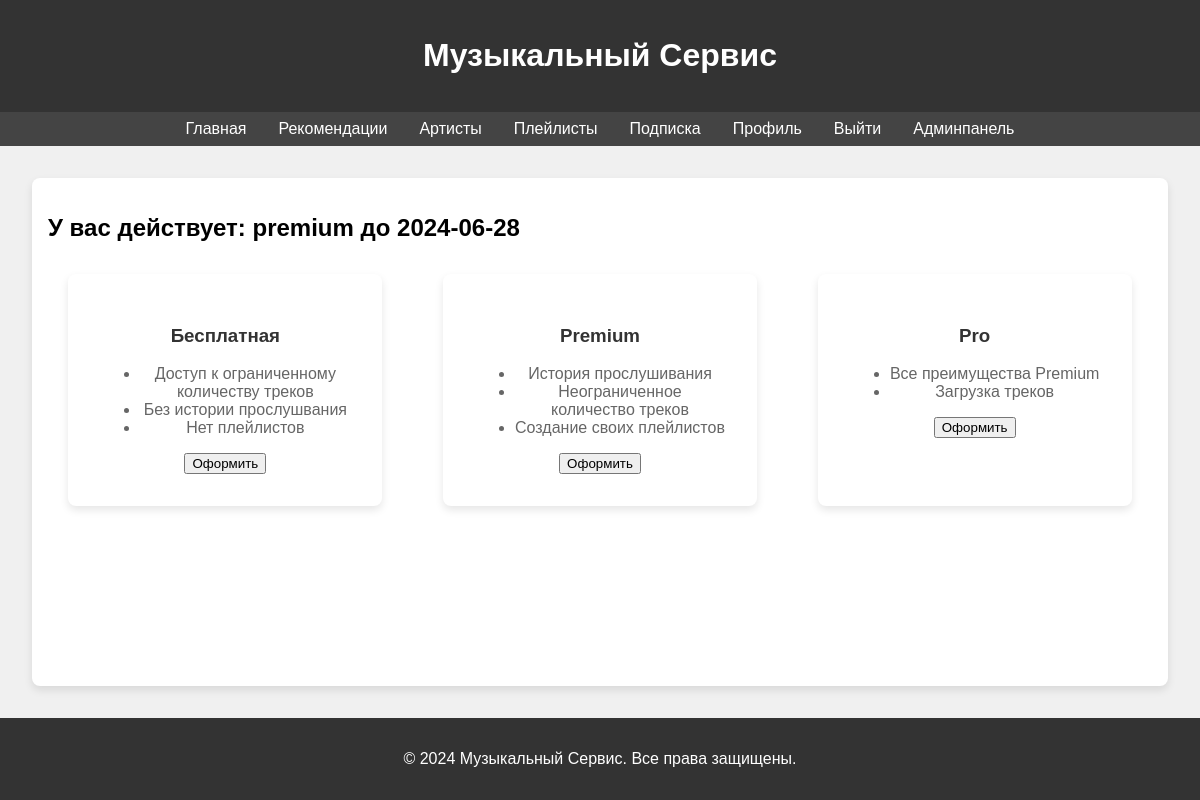
Page /subscription/ (signed in) on the earlier database version.
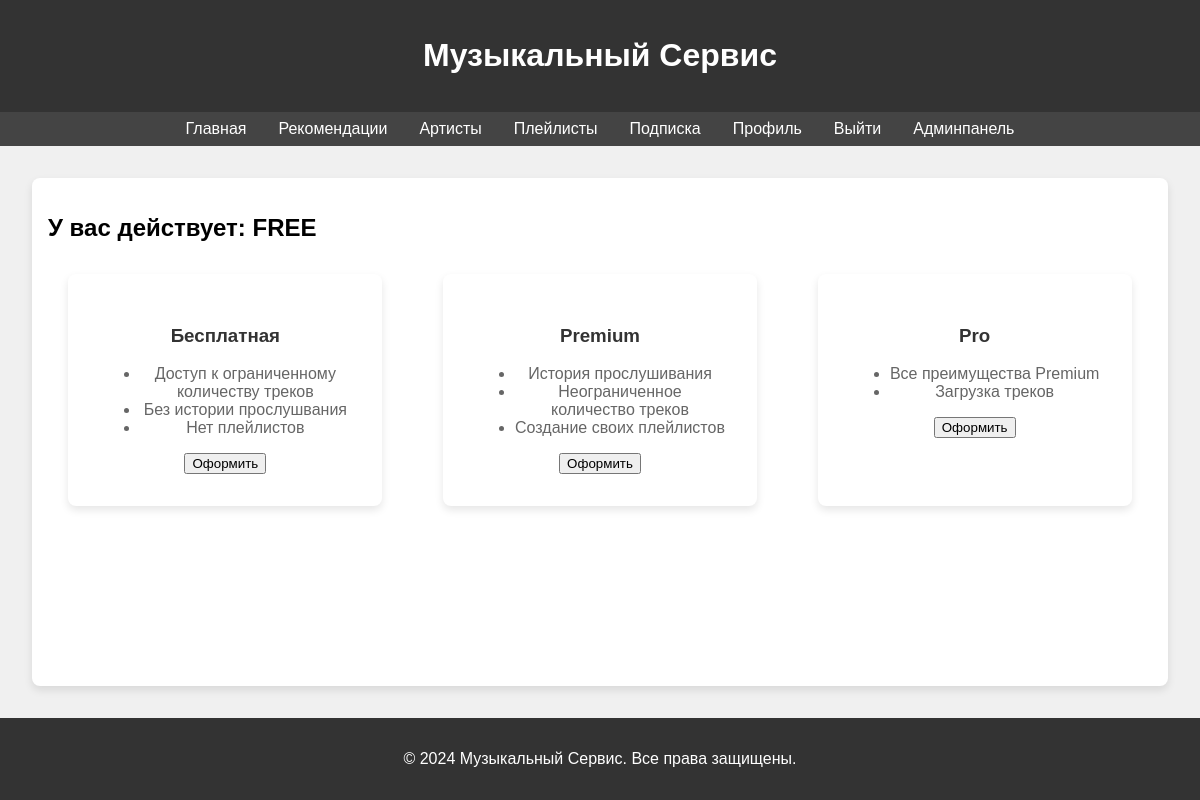
Same page on the later database version.
### mainapp/models.py (models this page shows, shortened)
class Subscription(models.Model):
    SUBSCRIPTION_CHOICES = [
        ('FREE', 'Free'),
        ('PREMIUM', 'Premium'),
        ('PRO', 'Pro'),
    ]
    user = models.ForeignKey(User, on_delete=models.CASCADE, related_name='subscriptions')
    subscription_type = models.CharField(
        max_length=20,
        choices=SUBSCRIPTION_CHOICES,
        default='FREE',
    )
    expiry_date = models.DateField(null=True, blank=True)

### mainapp/views.py (the view, shortened to what this page needs)
# urls.py: path('subscription/', SubscriptionView.as_view(), name='subscription'),
class SubscriptionView(View):
    template_name = 'mainapp/subscription.html'
    def get(self, request, *args, **kwargs):
        user = request.user
        if not user.is_anonymous:
            subscription, created = Subscription.objects.get_or_create(user=user)
            return render(request, self.template_name, {'subscription': subscription})
        return render(request, self.template_name)

### authapp/models.py (called while the page is built)
    def has_active_subscription(self):
        subscription = self.subscriptions.filter(expiry_date__gte=date.today()).first()
        return subscription.subscription_type

### templates/mainapp/subscription.html (shortened to what this page needs)
{% extends 'base.html' %}
{% block content %}
    {% if user.is_authenticated %}
        <h2>У вас действует: {{ subscription.subscription_type }} {% if subscription.expiry_date %}до {{ subscription.expiry_date|date:"Y-m-d" }}{% endif %}</h2>
    {% endif %}
    <div class="subscription-plans">
        <div class="plan free-plan">
            <h3>Бесплатная</h3>
            <ul>
                <li>Доступ к ограниченному количеству треков</li>
                <li>Без истории прослушвания</li>
                <li>Нет плейлистов</li>
            </ul>
            <form method="post">
                <button type="submit" class="subscribe-btn">Оформить</button>
            </form>
        </div>
        <div class="plan premium-plan">
            <h3>Premium</h3>
            <ul>
                <li>История прослушивания</li>
                <li>Неограниченное количество треков</li>
                <li>Создание своих плейлистов</li>
            </ul>
            <form method="post">
                <button type="submit" class="subscribe-btn">Оформить</button>
            </form>
        </div>
        <div class="plan pro-plan">
            <h3>Pro</h3>
            <ul>
                <li>Все преимущества Premium</li>
                <li>Загрузка треков</li>
            </ul>
            <form method="post">
                <button type="submit" class="subscribe-btn">Оформить</button>
            </form>
        </div>
    </div>
{% endblock %}

### templates/base.html (shortened to what this page needs)
{% load static %}
<!DOCTYPE html>
<html lang="en">
<head>
    <link rel="stylesheet" href="{% static 'css/style.css' %}">
</head>
<body>
{% include 'includes/header.html' %}
{% include 'includes/main-menu.html' %}
<div class="main-content-container">
    <div class="main-content">
        {% block content %}{% endblock %}
    </div>
</div>
{% include 'includes/footer.html' %}
</body>
</html>

### templates/includes/header.html
<header>
    <h1>Музыкальный Сервис</h1>
</header>

### templates/includes/main-menu.html (shortened to what this page needs)
<nav>
    <ul>
        <li><a href="{% url 'home' %}">Главная</a></li>
        <li><a href="{% url 'recommendations' %}">Рекомендации</a></li>
        <li><a href="{% url 'artist_list' %}">Артисты</a></li>
        <li><a href="{% url 'playlists' %}">Плейлисты</a></li>
        <li><a href="{% url 'subscription' %}">Подписка</a></li>
        {% if request.user.is_authenticated %}
            <li><a href="{% url 'user_profile' %}">Профиль</a></li>
            <li><a href="{% url 'logout' %}">Выйти</a></li>
            {% if request.user.is_staff %}
                <li><a href="{% url 'admin:index' %}">Админпанель</a></li>
            {% endif %}
        {% else %}
            <li><a href="{% url 'login' %}">Войти</a></li>
            <li><a href="{% url 'register' %}">Регистрация</a></li>
        {% endif %}
    </ul>
</nav>

### templates/includes/footer.html
<footer>
    <p>&copy; 2024 Музыкальный Сервис. Все права защищены.</p>
</footer>

### static/css/style.css (style rules this page uses)
body { font-family: Arial, sans-serif; background-color: #f0f0f0; margin: 0; padding: 0; display: flex; flex-direction: column; min-height: 100vh; }
header { background-color: #333; color: white; padding: 1rem; text-align: center; }
nav { background-color: #444; color: white; padding: 0.5rem 1rem; }
nav ul { list-style: none; margin: 0; padding: 0; display: flex; justify-content: center; }
nav ul li { margin: 0 1rem; }
nav ul li a { color: white; text-decoration: none; }
.main-content-container { display: flex; flex: 1; padding: 2rem; }
.main-content { flex: 1; background-color: #fff; padding: 1rem; box-shadow: 0 4px 8px rgba(0, 0, 0, 0.1); border-radius: 8px; }
footer { background-color: #333; color: white; text-align: center; padding: 1rem; margin-top: auto; }
.subscription-plans { display: flex; grid-template-columns: repeat(3, minmax(200px, 1fr)); gap: 20px; justify-content: space-around; margin-top: 2rem; }
.plan { background-color: #fff; border-radius: 8px; box-shadow: 0 4px 8px rgba(0, 0, 0, 0.1); padding: 2rem; width: 250px; text-align: center; transition: transform 0.3s; }
.plan h3 { color: #333; }
.plan ul { color: #666; }

Differences in the rows shown:
changed Subscription: subscription_type "premium" → "FREE"; expiry_date "2024-06-28" → (not shown)
Other differences:
text no longer shown: "до"
